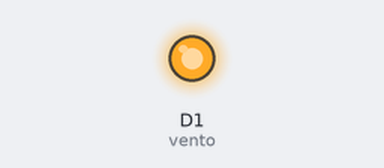
Recording of a sketch running on a simulated ESP8266 (NodeMCU). Parts: output pins drawn as LEDs (lit = HIGH).

Above: at 1.0 s.
At 6.5 s:
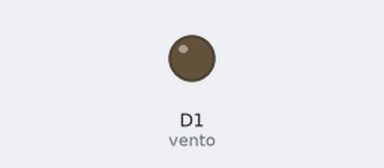
Timing chart, 0 to 14.3 s (numbered marks = the images above):
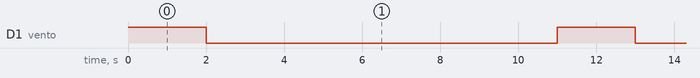

The sketch:

vento.ino
```cpp
#define vento D1

void setup() {
  pinMode(vento, OUTPUT);
}

void loop() {
  digitalWrite(vento, HIGH);
  delay(2000);
  digitalWrite(vento, LOW);
  delay(9000);
}
```

Measured:
- by itself, D1 (vento): alternates HIGH for 2.0 s and LOW for 9.0 s
